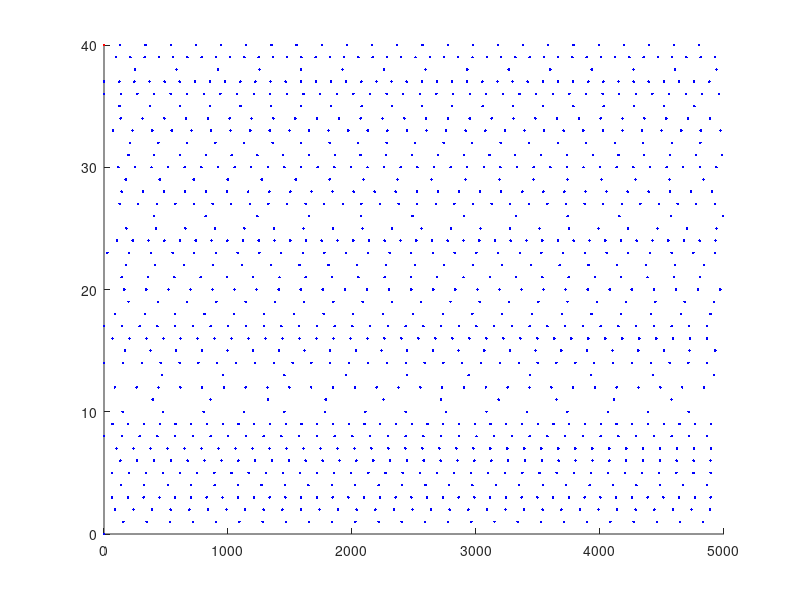

The MATLAB source for this figure:
function S = gIAF_fast2
% this function takes no input, but calls gIAF_params
% (which is appended below) to determine the cell parameters
% the nomenclature is used to be in accordance with JHDC, such that
% this function, or these parameters can be simply copied and pasted
% directly into a JHDC worker function.  the neuron model is a
% conductance-based integrate-and-fire.  we use a propogator matrix to
% calculate the conductance at every step, and use a numerical exponential
% euler to solve for voltage

clear, clc
starttime=cputime;  %get start time to keep track of how long simulation took
P = gIAF_params;    %set parameters
MaxSpikeNum = P.nSec/P.dt;


S       = [];       %Extize the data I want to save in a structure
S.t     = 1;        %keep track of time
S.dt    = P.dt;     %step size

S.E.V                   = zeros(5,P.E_Ncells);  %voltage Extization
S.E.V(5,:)              = -rand(P.E_Ncells,1)*abs(mean(P.E_Vth')-P.E_Vreset)+mean(P.E_Vth);               %set last component to Vm
S.E.last                = P.E_last;             %list of the most recent spike times
S.E.SpikeTimes          = zeros(1,MaxSpikeNum);         %list of spike times
S.E.SpikeCellNums       = zeros(1,MaxSpikeNum);         %list of which cell spiked at each time
S.E.nSpikes             = 0;                    %cumulative # of excitatory spikes
S.E.spiked{P.E_Delay}   = [];                   %cells that spiked in this time step

S.I.V                   = zeros(5,P.I_Ncells);
S.I.V(5,:)              = P.I_Vm;
S.I.last                = P.I_last;
S.I.SpikeTimes          = zeros(1,1e3);
S.I.SpikeCellNums       = zeros(1,1e3);
S.I.nSpikes             = 0;
S.I.spiked{P.I_Delay}   = [];

S.E.Varch               = zeros(P.E_Ncells, P.nSec/S.dt);   %archive voltage for each cell
S.I.Varch               = zeros(P.I_Ncells, P.nSec/S.dt);   %archive voltage for each cell
% S.Vrand                 = .2*randn(P.Ncells, P.nSec/S.dt);   %archive voltage for each cell

S.E.Ge_arch               = zeros(P.E_Ncells, P.nSec/S.dt);   %archive voltage for each cell
S.I.Ge_arch               = zeros(P.I_Ncells, P.nSec/S.dt);   %archive voltage for each cell
S.E.Gi_arch               = zeros(P.E_Ncells, P.nSec/S.dt);   %archive voltage for each cell
S.I.Gi_arch               = zeros(P.I_Ncells, P.nSec/S.dt);   %archive voltage for each cell

% determine weights for all the cells
% load PreNestWeights
P.EPSP.scale=0.05;
P.IPSP.scale=15;
[W,s]=make_weights(0.1,P);
W=W*0.01;
N=P.Ncells;
Nexc=P.E_Ncells;
Ninh=P.I_Ncells;

for n=1:Nexc                              %this loop determines all the neurons that are postsynaptic to the excitatory population
    EE.PrePost{n} = find(W(1:Nexc,n));
    EE.Weights{n} = 0*W(EE.PrePost{n},n);

    IE.PrePost{n} = find(W(Nexc+1:N,n));  %similar, but stores all the post-synaptic neurons to the inhibitory population
    IE.Weights{n} = 0*W(Nexc+IE.PrePost{n},n);
end

for n=1:Ninh                              %loop through all the neurons that are presynaptic to the inhibitory population
    EI.PrePost{n} = find(W(1:Nexc,Nexc+n));        %E's that are post to the I's
    EI.Weights{n} = 0*5*W(EI.PrePost{n},Nexc+n);

    II.PrePost{n} = find(W(Nexc+1:N,Nexc+n));      %I's that are post to the I's
    II.Weights{n} = 0*0*W(Nexc+II.PrePost{n},Nexc+n);
end

while S.t<(P.nSec/S.dt)

    %Force some neurons to spike
%     if any(S.t==P.Ext.ForcedSpikeTimes)
%         ForcedSpikes = P.Ext.ForcedCellNums(find(S.t==P.Ext.ForcedSpikeTimes));
%     else
        ForcedSpikes = [];
%     end
    
%     if S.t>P.Ext.Init.Start & S.t<=(P.Ext.Init.Start + P.Ext.Init.Duration)...
%             & mod(S.t,round(1/(P.Ext.Init.Freq*S.dt)))==0
%         ForcedSpikes = P.Ext.Init.CellNums; %store a vector which corresponds to the neurons that were forced to spike in this time step
%     else
%         ForcedSpikes = [];
%     end

    E.Ge = P.E_Pe * S.E.V(1:2,:);
    E.Gi = P.E_Pi * S.E.V(3:4,:);

    I.Ge = P.I_Pe * S.I.V(1:2,:);
    I.Gi = P.I_Pi * S.I.V(3:4,:);
   
    S.E.Ge_arch(:,S.t) = E.Ge(2,:);
    S.E.Gi_arch(:,S.t) = E.Gi(2,:);
    
    S.I.Ge_arch(:,S.t) = I.Ge(2,:);
    S.I.Gi_arch(:,S.t) = I.Gi(2,:);

    SEspiked=S.E.spiked{1};
    for n=1:length(SEspiked) %add alpha function of size determined by weights to each of the E voltages
        S.E.V(1,EE.PrePost{SEspiked(n)}) = S.E.V(1,EE.PrePost{SEspiked(n)}) + EE.Weights{SEspiked(n)}'; %add input to 1st component of vector
        S.I.V(1,IE.PrePost{SEspiked(n)}) = S.I.V(1,IE.PrePost{SEspiked(n)}) + IE.Weights{SEspiked(n)}';
    end

    SIspiked=S.I.spiked{1};
    for m=1:length(SIspiked)
        S.E.V(3,EI.PrePost{SIspiked(m)}) = S.E.V(3,EI.PrePost{SIspiked(m)}) + EI.Weights{SIspiked(m)}';
        S.I.V(3,II.PrePost{SIspiked(m)}) = S.I.V(3,II.PrePost{SIspiked(m)}) + II.Weights{SIspiked(m)}';
    end

    S.E.V(5,:) = Integrate(S.E.V(5,:), E, P, 'E');
    S.I.V(5,:) = Integrate(S.I.V(5,:), I, P, 'I');

    S.E.V(5,:) = S.E.V(5,:);% + S.Vrand(1:P.E_Ncells,S.t)';
    S.I.V(5,:) = S.I.V(5,:);% + S.Vrand(P.E_Ncells+1:P.Ncells,S.t)';
    
    S.E.Varch(:,S.t)=S.E.V(5,:);
    S.I.Varch(:,S.t)=S.I.V(5,:);

    S.E = Fire(S, P, 'E', ForcedSpikes); %determine which cells are refractory, which have spiked, and adjust voltages accordingly
    S.I = Fire(S, P, 'I');

    S.t=S.t+1;  %step

    for n=1:P.E_Delay-1
        S.E.spiked{n}=S.E.spiked{n+1};
    end

    for n=1:P.I_Delay-1
        S.I.spiked{n}=S.I.spiked{n+1};
    end
end

plot_hans(S,P,2)    %plot data
S.time=cputime-starttime;
S.W.EE=EE;
S.w=W;

end

%% this function generates all the parameters
function P = gIAF_params

% general parametes
P.dt        = 1;  %time step size
P.nSec      = 5000; %duration of simulation in ms
P.Ncells    = 50;  %total number of cells
P.Nrepeats  = 2;

% PSP properties
P.EPSP.tauSyn  = 1;  %synaptic time constant
P.IPSP.tauSyn  = 2;

% Excitatory cell parameters
P.E_Ncells  = 0.8 * P.Ncells; %# of excitatory cells
P.E_Vm      = -35;            %resting membrane potential must be zero for the math to work
P.E_Vth     = rand(1,P.E_Ncells)*(-10)-35;          %threshold
P.E_Vreset  = -65;       %reset potential
P.E_Ref     = 5;            %absolute refractory period
P.E_last    = zeros(P.E_Ncells,1)-1000; %P.E_Ref/P.dt-1;  %list of the most recent spike times
P.E_tauMem  = 100;            %membrane time constant
P.E_gm      = 1/100;         %conductance
P.E_Rev     = 0;
P.E_Delay   = 50;
[P.E_Pe P.E_Pi] = AddPropagator(P.EPSP.tauSyn, P.IPSP.tauSyn, P.E_tauMem, P.E_gm, P.dt);

% Inhibitory cell parameters
P.I_Ncells  = P.Ncells-P.E_Ncells;
P.I_Vm     = -50;
P.I_Vth    = -45;
P.I_Vreset = -65;
P.I_Ref     = 1;
P.I_last    = zeros(P.I_Ncells,1)-1000;%P.I_Ref/P.dt-1; %10*[1:P.I_Ncells];%
P.I_tauMem  = 100;
P.I_gm      = 1/100;
P.I_Rev     = -90;
P.I_Delay   = 5;
[P.I_Pe P.I_Pi] = AddPropagator(P.EPSP.tauSyn, P.IPSP.tauSyn, P.I_tauMem, P.I_gm, P.dt);

%weight matrix parameters
P.ScaleIE        = 6e5 / P.E_Ncells / P.Nrepeats;  %scale weights from X to Y 
P.ScaleII        = 0   / P.I_Ncells / P.Nrepeats;  %scale weights from Y to Y
P.ScaleEI        = 1e3 / P.I_Ncells / P.Nrepeats;  %scale weights from Y to X

%initial conditions
P.Ext.Init.Start    = 0;        %time to start spike train
P.Ext.Init.Duration = 5/P.dt;   %time to stop spike train
P.Ext.Init.Freq     = 10;       %freq of spike train (in ms^-1)
P.Ext.Init.CellNums = 1;        %cell #'s to spike train

% P.Ext.ForcedSpikeTimes  = [0.1 10 20 30 40] / P.dt;
% P.Ext.ForcedCellNums    = 1*ones(size(P.Ext.ForcedSpikeTimes));

P.Ext.ForcedSpikeTimes  = [];
P.Ext.ForcedCellNums    = [];
for k=1:5
  ind=find(rand(1,P.nSec/P.dt)<0.005*P.dt);
  P.Ext.ForcedSpikeTimes  = [P.Ext.ForcedSpikeTimes ind];
  P.Ext.ForcedCellNums    = [P.Ext.ForcedCellNums repmat(k,1,length(ind))];
end

end

%% this function generates the propogator matrix
function [Pe Pi] = AddPropagator(tauA, tauB, tauM, gm, dt)

PA = exp(-dt/tauA);
PB = exp(-dt/tauB);
PM  = exp(-dt/tauM);

c=1/(tauM*gm);

Pe = [PA, 0; dt*PA, PA];
Pi = [PB, 0; dt*PB, PB];

end

%% this function integrates for a conductance based IAF using exponential euler's method
function V = Integrate(V, G, P, EI)

if EI == 'E'
    Vm = P.E_Vm;
    Gm = P.E_gm;
    Tau = P.E_tauMem;
    Ncells = P.E_Ncells;
elseif EI == 'I'
    Vm = P.I_Vm;
    Gm = P.I_gm;
    Tau = P.I_tauMem;
    Ncells = P.I_Ncells;
else
    error('cell must be E or I, schmuck')
end

Ge=G.Ge(2,:);   %calc excitatory conductance for cells
Gi=G.Gi(2,:);   %calc inhibitory conductance for cells

A=(Vm+(Ge*P.E_Rev+Gi*P.I_Rev)/Gm)/Tau;  %exponential euler's method for integration
B=(1+(Ge+Gi)/Gm)/Tau;
Bexp=exp(-B*P.dt);                      %makes computation slightly faster

V=V.*Bexp+(A./B).*(1-Bexp);             %calc voltage for x cells at next time step

end

%% this function tests for refractoriness and spikes
function SO = Fire(S, P, EI, ForcedSpikes)

if EI == 'E'
    SO      = S.E;
    Ref     = P.E_Ref;
    Vreset  = P.E_Vreset;
    Vth     = P.E_Vth;
    Delay   = P.E_Delay;
elseif EI == 'I'
    SO      = S.I;
    Ref     = P.I_Ref;
    Vreset  = P.I_Vreset;
    Vth     = P.I_Vth;
    Delay   = P.I_Delay;
else
    error('Cell must be E or I, schmuck')
end

%check for refractoriness
SO.ref          = S.t-SO.last<(Ref/S.dt);
SO.V(5,SO.ref)  = Vreset; %on the last component of vector for the V

%spike
if nargin == 4  %since i only force excitatory spikes, i only input ForceSpikes for excitatory cells
    SO.spiked{Delay} = [find(SO.V(5,:)>Vth), ForcedSpikes];
else
    SO.spiked{Delay} = find(SO.V(5,:)>Vth);
end
SO.V(5,SO.spiked{Delay}) = Vreset;                                     %set voltage to reset value
len = length(SO.spiked{Delay});                                        %compute length only once
SO.SpikeCellNums(SO.nSpikes+1 : SO.nSpikes+len) = SO.spiked{Delay};    %store the cell's that spiked
SO.SpikeTimes(SO.nSpikes+1 : SO.nSpikes+len) = S.t;             %store the time for the spikes
SO.nSpikes = SO.nSpikes + len;                                  %increment the scalar cumulative spikes;
SO.last(SO.spiked{Delay}) = S.t;                                       %update the last spike for each neuron

end

%% this function plots the data
function X = plot_hans(S,P,a)
%% the input all the parameters (S and P) and the figure # (a)

figure(a), clf, hold on
plot(S.E.SpikeTimes*S.dt, S.E.SpikeCellNums,'.b')
plot(S.I.SpikeTimes*S.dt, S.I.SpikeCellNums + P.E_Ncells,'.r')
hold off

end

%% this function makes the weights
function [w S] = make_weights(SP,P)

N=P.Ncells;
Ninh=P.I_Ncells;

S=zeros(1,N);
w=sprand(N,N,SP);

%excitatory neurons -- log-rates
idx=1:N-Ninh; S(idx)=1;
W=w(:,idx); ind=find(W>0);
z=P.EPSP.scale*exprnd(1,length(ind),1);
W(ind)=z; w(:,idx)=W;

%inhibitory neurons -- log-rates
idx=N-Ninh+1:N; S(idx)=-1;
W=w(:,idx); ind=find(W>0);
z=P.IPSP.scale*exprnd(1,length(ind),1);
W(ind)=z; w(:,idx)=W;

%remove self-coupling, refractory is Omega, not W
for k=1:N w(k,k)=0; end

end